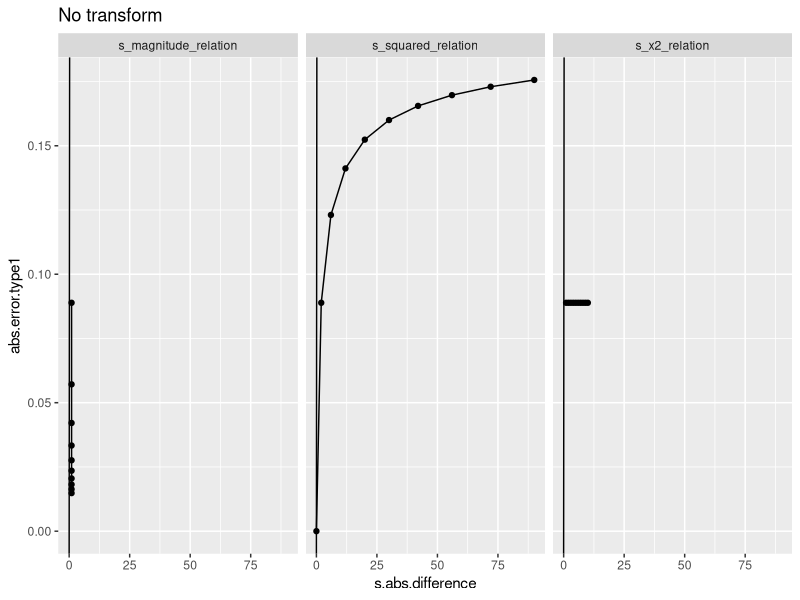
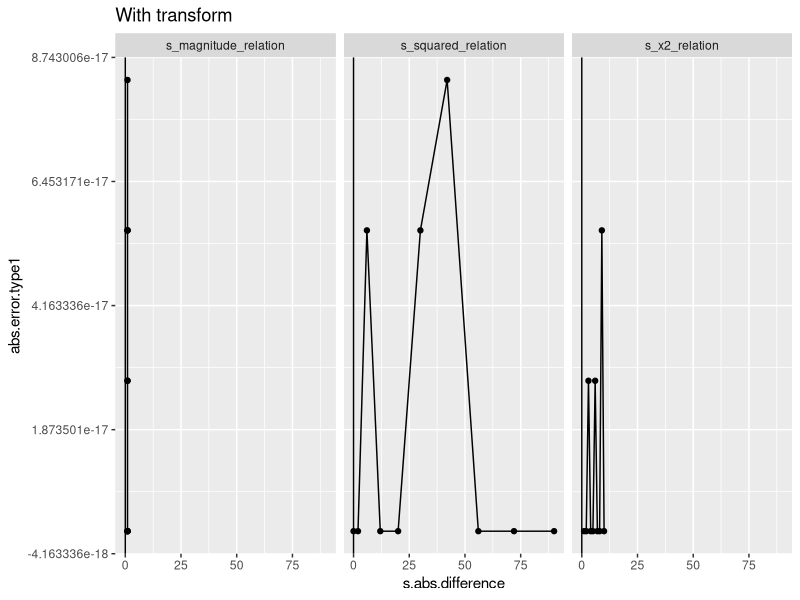
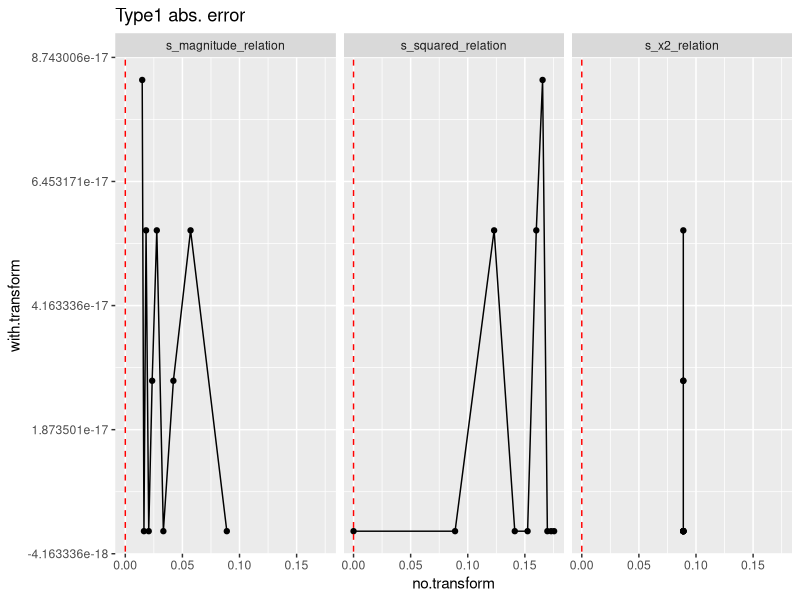
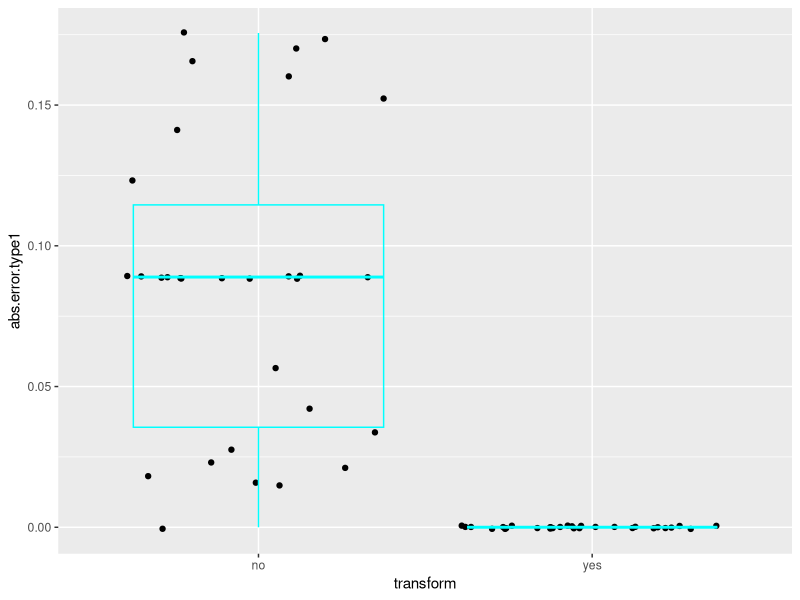
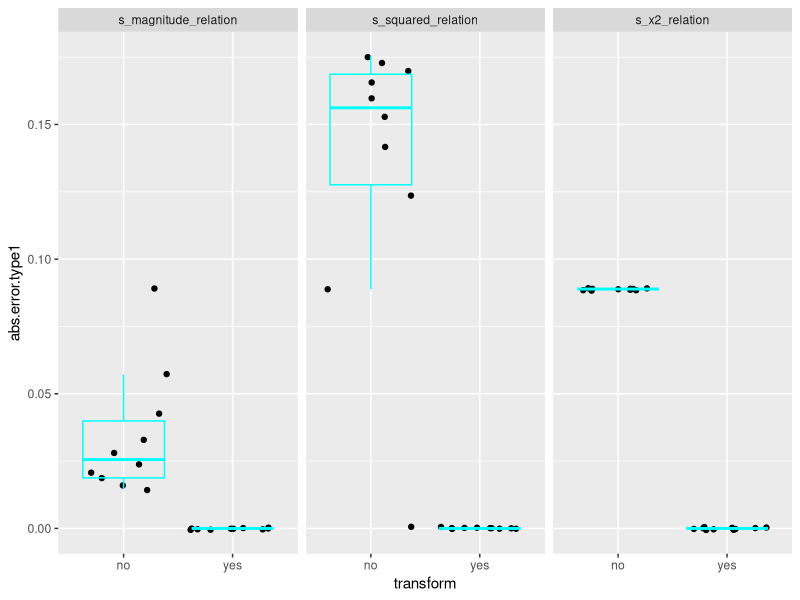
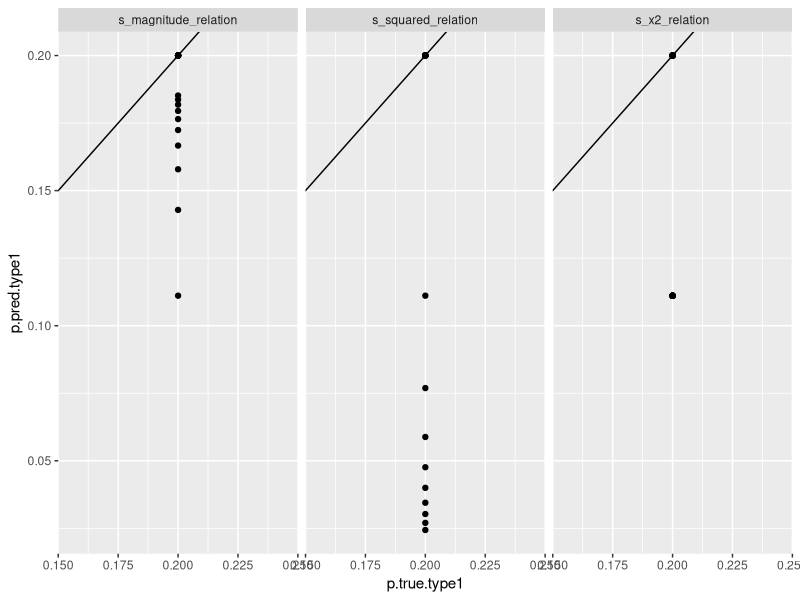

These figures' R source, in order:
library(dplyr)
library(ggplot2)

#-----------------
# helper functions
#-----------------
simulation_results <- function(s.list.experiment, z, 
                               scale.s = FALSE, p.true = c(0.2, 0.8),
                               experiment.type = "s_squared_relation"){
  y.series <- lapply(s.list.experiment, function(s){
    zs <- sweep(z, 2, s, "*"); t(t(p.true) %*% t(zs))
  })
  index.vector <- seq(length(y.series))
  experiment.list <- lapply(index.vector, function(index){
    y.experiment <- y.series[[index]]
    s.iteration <- s.list.experiment[[index]]
    z.iteration <- z
    if(scale.s){z.iteration <- sweep(z.iteration, 2, s.iteration, "*")}
    p.predicted <- nnls::nnls(A = z.iteration, b = y.experiment)$x
    p.predicted <- p.predicted/sum(p.predicted)
    c(index, s.iteration, p.predicted)
  })
  experiment.table <- do.call(rbind, experiment.list) %>% as.data.frame()
  colnames(experiment.table) <- c("index", "s.type1", "s.type2", "p.pred.type1", "p.pred.type2")
  experiment.table$s.difference <- experiment.table$s.type1 - experiment.table$s.type2
  experiment.table$s.abs.difference <- abs(experiment.table$s.difference)
  experiment.table$p.true.type1 <- p.true[1]
  experiment.table$p.true.type2 <- p.true[2]
  experiment.table$error.type1 <- experiment.table$p.pred.type1 - experiment.table$p.true.type1
  experiment.table$error.type2 <- experiment.table$p.pred.type2 - experiment.table$p.true.type2
  experiment.table$abs.error.type1 <- abs(experiment.table$error.type1)
  experiment.table$abs.error.type2 <- abs(experiment.table$error.type2)
  experiment.table$experiment.type <- experiment.type
  return(experiment.table)
}

#------------
# set s lists
#------------
s.vector <- seq(1, 10, 1)
# x2 relationship
s.list.x2 <- lapply(s.vector, function(item){c(item, item + item)})
# squared relationship
s.list.square <- lapply(s.vector, function(item){c(item, item^2)})
# shared magnitude relationship
s.list.magnitude <- lapply(s.vector, function(item){c(item, item + 1)})

#------
# set z
#------
z <- matrix(c(0, 1, 1, 0), nrow = 2)

#-----------------------------
# results without scaling on s
#-----------------------------
results1.notransform <- simulation_results(s.list.x2, 
                                           z = z, scale.s = FALSE, 
                                           experiment.type = "s_x2_relation")
results2.notransform <- simulation_results(s.list.square, 
                                           z = z, scale.s = FALSE, 
                                           experiment.type = "s_squared_relation")
results3.notransform <- simulation_results(s.list.magnitude, 
                                           z = z, scale.s = FALSE, 
                                           experiment.type = "s_magnitude_relation")
results.all.notransform <- rbind(results1.notransform, results2.notransform, 
                                 results3.notransform)

ggplot(results.all.notransform, aes(x = s.abs.difference, y = abs.error.type1)) +
  geom_point() + geom_line() + geom_abline(slope = 1, intercept = 0) +
  facet_wrap(~experiment.type) + ggtitle("No transform")

#--------------------------
# results with scaling on s
#--------------------------
z <- matrix(c(0, 1, 1, 0), nrow = 2)
results1.withtransform <- simulation_results(s.list.x2, 
                                           z = z, scale.s = TRUE, 
                                           experiment.type = "s_x2_relation")
results2.withtransform <- simulation_results(s.list.square, 
                                           z = z, scale.s = TRUE, 
                                           experiment.type = "s_squared_relation")
results3.withtransform <- simulation_results(s.list.magnitude, 
                                           z = z, scale.s = TRUE, 
                                           experiment.type = "s_magnitude_relation")
results.all.withtransform <- rbind(results1.withtransform, 
                                 results2.withtransform, 
                                 results3.withtransform)

ggplot(results.all.withtransform, aes(x = s.abs.difference, y = abs.error.type1)) +
  geom_point() + geom_line() + geom_abline(slope = 1, intercept = 0) +
  facet_wrap(~experiment.type) + ggtitle("With transform")

# plot matched results
plot.data <- data.frame(no.transform = results.all.notransform$abs.error.type1,
                        with.transform = results.all.withtransform$abs.error.type1,
                        experiment.type = results.all.withtransform$experiment.type)

ggplot(plot.data, aes(x = no.transform, y = with.transform)) +
  geom_point() + geom_line() + 
  geom_abline(slope = 1, intercept = 0, col = "red", lty = 2) +
  facet_wrap(~experiment.type) + ggtitle("Type1 abs. error")

data1 <- results.all.notransform
data2 <- results.all.withtransform
data1$transform <- "no"
data2$transform <- "yes"
plot.data <- rbind(data1, data2) %>% as.data.frame()
ggplot(plot.data, aes(x = transform, y = abs.error.type1)) + 
  geom_jitter() + geom_boxplot(col = "cyan", alpha = 0)

ggplot(plot.data, aes(x = transform, y = abs.error.type1)) + 
  geom_jitter() + geom_boxplot(col = "cyan", alpha = 0) + 
  facet_wrap(~experiment.type)

ggplot(plot.data, aes(x = p.true.type1, y = p.pred.type1)) + geom_point() + 
  geom_abline(slope = 1, intercept = 0) + facet_wrap(~experiment.type)
